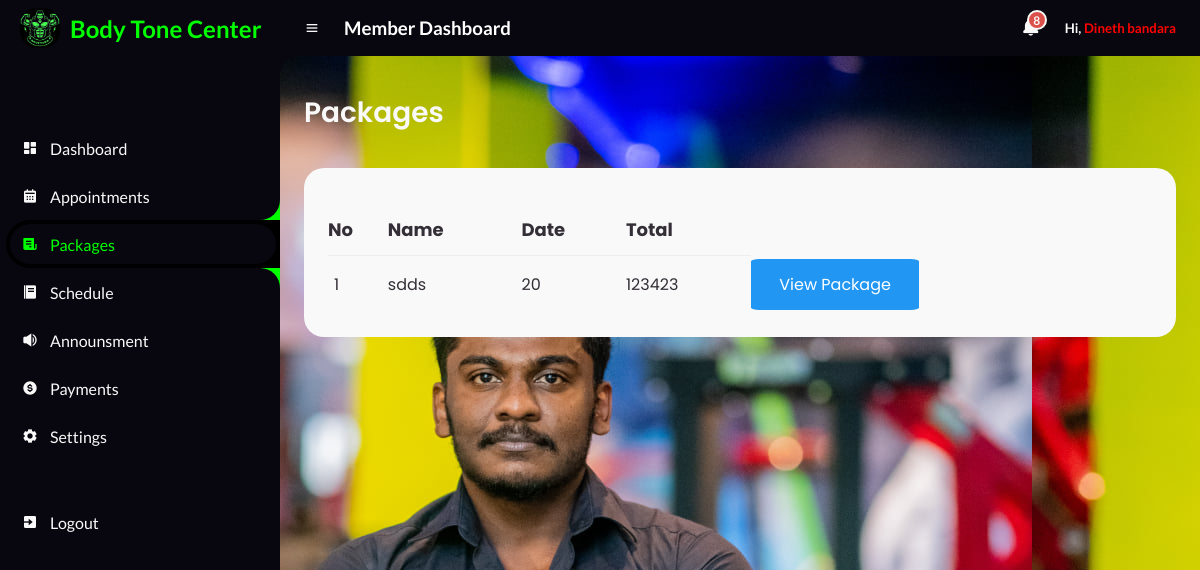
Screenshot of /Member/Packages.php (signed in) with the database file from the repository.
### tables this page shows
CREATE TABLE `packages_table` (
  `id` int(255) NOT NULL,
  `name` varchar(100) NOT NULL,
  `wormup` varchar(255) NOT NULL,
  `physical` varchar(255) NOT NULL,
  `equipment` varchar(255) NOT NULL,
  `diet` varchar(255) NOT NULL,
  `dates` varchar(10) NOT NULL,
  `total` int(255) NOT NULL,
  `user_id` int(255) NOT NULL
);

### Member/PackagesBody.php (the view, shortened to what this page needs)
<main>
			<div class="head-title">
				<div class="left">
					<h1>Packages</h1>
				</div>
			</div>
			<div class="table-data">
				<div class="order">
			<table class="table">
				<thead>
					<tr>
						<th style="font-size: large;">No</th>
						<th style="font-size: large;">Name</th>
						<th  style="font-size: large;">Date</th>
						<th  style="font-size: large;">Total</th>
					</tr>
				</thead>
				<tbody>
					<?php
					$servername = "localhost";
					$username = "root";
					$password = "";
					$database = "body_tone_db";
					$connection = new mysqli($servername, $username, $password, $database);
					$sql = "SELECT * FROM packages_table";
					$result = $connection->query($sql);
					while ($row = $result->fetch_assoc()) {
						echo "
                    <tr>
                    <td>$row[id]</td>
                    <td>$row[name]</td>
					<td>$row[dates]</td>
					<td>$row[total]</td>
					<td >
					<a class='btn info btn-sm' href='Packages_Added.php?id=$row[id]'>View Package</a>
				</td>
                </tr>
                    ";
					}
					?>
				</tbody>
			</table>
				</div>
			</div>
		</main>

### Member/css/style.css (style rules this page uses)
* { margin: 0; padding: 0; box-sizing: border-box; }
a { text-decoration: none; }
:root { --poppins: 'Poppins', sans-serif; --lato: 'Lato', sans-serif; --light: #F9F9F9; --blue: #3C91E6; --light-blue: #CFE8FF; --grey: #eee; --dark-grey: #AAAAAA; --dark: #342E37; --red: #DB504A; --yellow: #FFCE26; --light-yellow: #FFF2C6; --orange: #FD7238; --light-orange: #FFE0D3; --black: #000000; --light-black: #1b1a1a; --li-black: #6F6C6C ; --slow-black:#08070f ; --lime:lime; }
html { overflow-x: hidden; }
body { background-image: url("8.jpg"); overflow-x: hidden; }
#content main { width: 100%; padding: 36px 24px; font-family: var(--poppins); max-height: calc(100vh - 56px); overflow-y: auto; }
#content main .head-title { display: flex; align-items: center; justify-content: space-between; grid-gap: 16px; flex-wrap: wrap; }
#content main .head-title .left h1 { font-size: 28px; font-weight: 600; margin-bottom: 10px; color: var(--light); }
#content main .table-data { display: flex; flex-wrap: wrap; grid-gap: 24px; margin-top: 24px; width: 100%; color: var(--dark); }
#content main .table-data > div { border-radius: 20px; background: var(--light); padding: 24px; overflow-x: auto; }
#content main .table-data .order { flex-grow: 1; flex-basis: 500px; }
#content main .table-data .order table { width: 100%; border-collapse: collapse; }
#content main .table-data .order table th { padding-bottom: 12px; font-size: 13px; text-align: left; border-bottom: 1px solid var(--grey); }
#content main .table-data .order table td { padding: 16px 0; }
#content main .table-data .order table tr td:first-child { display: flex; align-items: center; grid-gap: 12px; padding-left: 6px; }

### Member/css/btn.css (style rules this page uses)
.btn { border: none; color: white; padding: 14px 28px; cursor: pointer; border-radius: 5%; }
.info { background-color: #2196F3; }

### rows the page displays
packages_table: id "1", name "sdds", dates "20", total "123423"

### other values shown
$_SESSION['member_name'] "Dineth bandara"
